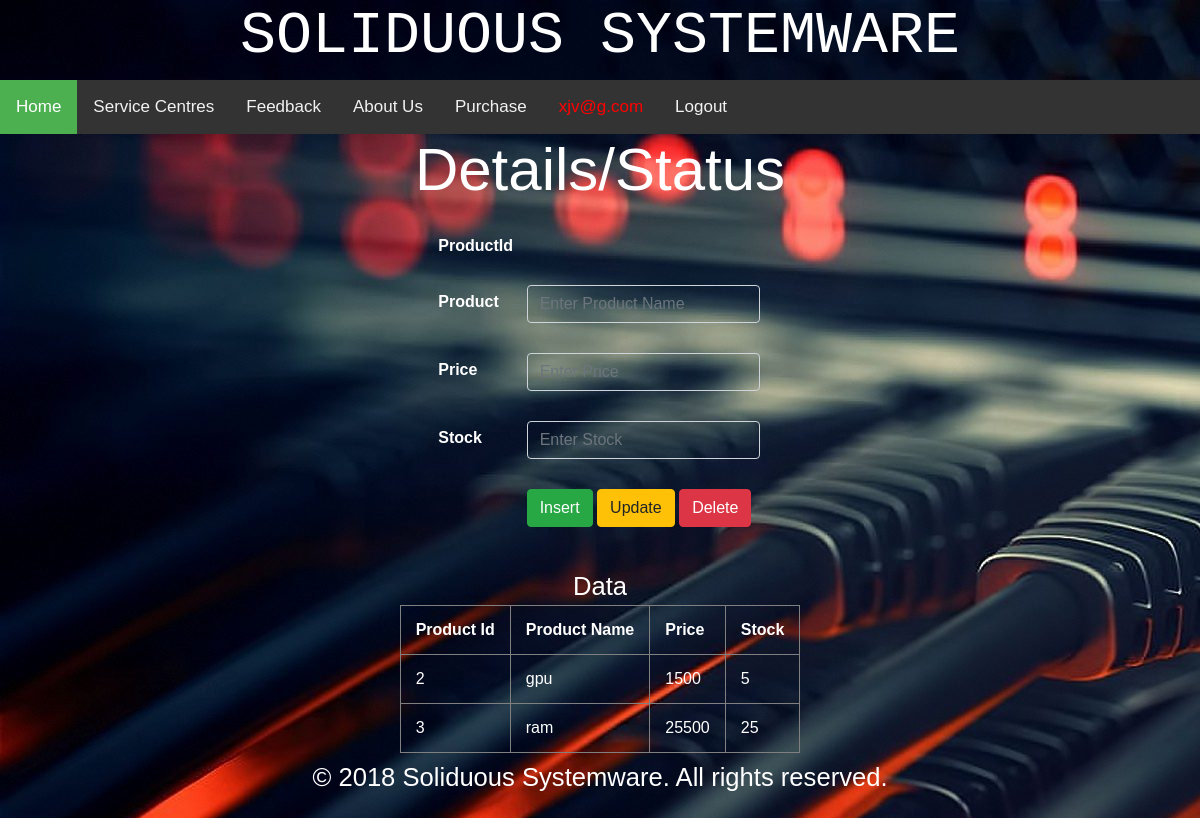
Screenshot of /product.php (signed in) with the database file from the repository.
### tables this page shows
CREATE TABLE `product_details` (
  `product_id` int(10) NOT NULL,
  `pname` varchar(50) NOT NULL,
  `pcost` int(10) NOT NULL,
  `stock` int(10) NOT NULL
);

### product.php (the view, shortened to what this page needs)
<html>
    <head>
	<link rel="stylesheet" href="https://stackpath.bootstrapcdn.com/bootstrap/4.1.3/css/bootstrap.min.css">
    </head>
    <body style="background-image:url('img6.jpg')">
    <center>
<h1   style="font-size:5vw; font-family:courier; text-align:center; font-color:#000000;">SOLIDUOUS SYSTEMWARE</h1>
<div class="topnav">
        <a class="active" href="homepage.php">Home</a>
        <a href="http://localhost/miniproject/ajax.php">Service Centres</a>
            <a href="http://localhost/miniproject/form2.html">Feedback</a>
            <a href="http://localhost/miniproject/aboutus.php">About Us</a>
            <?php
            if (!isset($_SESSION['email'])) {
                ?>
                <a href="form1.html">Login</a>
                <a href="customer.html">Registration</a>
            <?php } else {
                if ($_SESSION['email'] === "admin"){
                ?>
                <a href='custdetails.php'>Customer Details</a>
                <a href='product.php'>Product Details</a>
                <a href="orders.php">Orders</a>
                <a href="vfeedback.php">View Feedback</a>
                <a style='color:red'><?php echo $_SESSION['email'] ?></a>
                <a href="logout.php">Logout</a>
            <?php } else {?>
                <a href="addtocard.php">Purchase</a>
                <a style='color:red'><?php echo $_SESSION['email'] ?></a>
                <a href="logout.php">Logout</a>
            <?php } }?>
         </div>
        <h5  style="font-size:5vw"> Details/Status </h5>
        <form id="form1" name='product' action="productdetails.php" method="post">
            <table name='table_form'>
                <tr >
                    <th class="col1" >ProductId </th> <th class="col2" > <input type="hidden"  class="form-control transparent-input" placeholder="Enter Id" name="product_id" id="product_id" > </th>
                </tr>
                <tr >
                    <th class="col1" >Product </th> <th class="col2" > <input type="text" class="form-control transparent-input" placeholder="Enter Product Name" name="product_name" id="product_name" > </th>
                </tr>
                <tr >
                    <th class="col1" >Price </th> <th class="col2" ><input type="number" min="1" class="form-control transparent-input" placeholder="Enter Price" name="price" id="price"> </th>
                </tr>
                <tr >
                    <th class="col1" >Stock </th> <th class="col2" ><input type="number" min="1" class="form-control transparent-input" placeholder="Enter Stock" name="stock" id="stock"> </th>
                </tr>
                <tr >
                    <th class="col1" > </th> <th class="col2" > <button type="submit" class="btn btn-success" id="Insert" name="Insert" onclick="return validation()">Insert</button> <button type="submit" id="Update" class="btn btn-warning" name="Update" onclick="return validation()">Update</button> <button type="submit" class="btn btn-danger" id="Delete" name="Delete">Delete</button></th>
                </tr>
                </table>
       </form>
        <?php
            $servername = "localhost";
            $username = "root";
            $password = "";
            $dbname = "miniproject";
            $conn = mysqli_connect($servername, $username, $password, $dbname);
            echo "Data";
            $sql = "SELECT * from product_details";
            $result = $conn->query($sql);
            if ($result->num_rows > 0) {
                echo "<table id='table_form' border=1>";
                echo "<tr>";
                echo "<th>"; echo "Product Id"; echo "</th>";
                echo "<th>"; echo "Product Name"; echo "</th>";
                echo "<th>"; echo "Price"; echo "</th>";
                echo "<th>"; echo "Stock"; echo "</th>";
                echo "</tr>";
                while($row = $result->fetch_assoc()) {
                    echo "<td>" . $row["product_id"] . "</td>";
                    echo "<td>" . $row["pname"] . "</td>";
                    echo "<td>" . $row["pcost"] . "</td>";
                    echo "<td>" . $row["stock"] . "</td>";
                }
                echo "</table>";
            } else {
                echo "0 results";
            }
        ?>
          <footer  style="text-align: center; padding: 5px">
            <p>
                © 2018 Soliduous Systemware. All rights reserved.
            </p>
        </footer>
        </center>
    </body>
</html>

### product.php (style rules this page uses)
body { margin: 0; font-family: Arial, Helvetica, sans-serif; }
.topnav { overflow: hidden; background-color: #333; }
.topnav a { float: left; color: #f2f2f2; text-align: center; padding: 14px 16px; text-decoration: none; font-size: 17px; }
.topnav a.active { background-color: #4CAF50; color: white; }
body { background-image: url("img1.jpeg"); color: white; }
input.transparent-input { background-color:rgba(0,0,0,0); color: white; }
th, td { padding: 15px; }
@media screen and (min-width:900px) { body { font-size:1.6rem; center:50% } }
.col1 { float:left; width:25%; margin-top:8px; }
.col2 { float:left; }

### rows the page displays
product_details: product_id "2", pname "gpu", pcost "1500", stock "5"
product_details: product_id "3", pname "ram", pcost "25500", stock "25"

### other values shown
$_SESSION['email'] "xjv@g.com"
